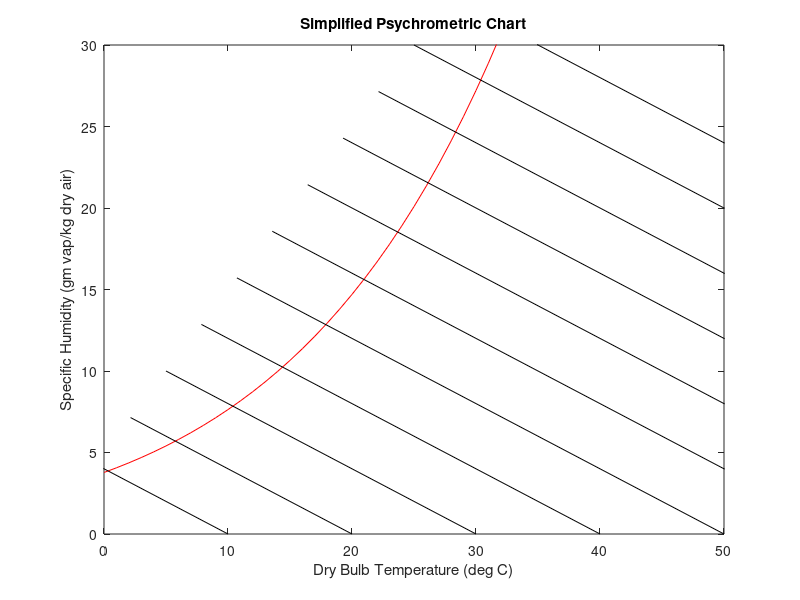

MATLAB code for this plot:
% Plotting the Simplified Psychrometric Chart
% Izzi Urieli 2/27/2008
tpg = dlmread('t_pg.txt','\t'); % saturation temp/pressure
t = tpg(:,1); % temperature (C)
pg = tpg(:,2); % saturation vapor pressure (kPa)
patm = 101.325; % standard atmosphere (kPa)
rair = 0.287; % gas constant of air (kJ/kg.K)
wg = 622*pg./(patm-pg); % saturation specific humidity
plot(t,wg,'r-')
hold
% grid
for phi = 0.1:0.1:0.4, % phi = relative humidity 10% - 40%
	w = 622*phi*pg./(patm-phi*pg);
%     pause(1);
% 	plot(t,w);
end
for phi = 0.6:0.2:0.8, % phi = 60%, 80%
	w = 622*phi*pg./(patm-phi*pg);
% 	plot(t,w)
end
% specific volume and enthalpy/wet-bulb-temp
tpg1 = dlmread('t_pg1.txt','\t');
t1 = tpg1(:,1); % saturation temperature (C)
pg1 = tpg1(:,2); % saturation pressure (kPa)
wg1 = 622*pg1./(patm-pg1); % saturation specific humidity
% specific volume of dry air (cubic m/kg dry air) (green)
vol = rair.*(t1+273)./(patm-pg1) % specific vol at saturation
tv0 = patm*vol/rair-273; % air temperature at zero humidity
% for i = 1:7,
%     pause(1);
% 	plot([t1(i),tv0(i)],[wg1(i),0],'g-')
% end
% wet bulb temperature and enthalpy lines (red)
h = t1 + 2.5*wg1 % enthalpy (kJ/kg-dry-air)
t0 = h; % temperature at zero humidity 
% for i = 1:6,
% 	plot([t1(i),t0(i)],[wg1(i),0],'r-')
% end
% enthalpy axis and enthalpy lines (black)
for h = 10:10:110, % enthalpy (kJ/kg-dry-air)
	t0 = h; % temperature at zero humidity
	t1 = (h - 12.5)/3.5; % temperature on enthalpy axis
	w1 = t1 + 5; % specific humidity on enthalpy axis
    pause(3);
	plot([t0,t1],[0,w1],'k-')
    
end
% plot([0,25],[5,30],'k-')
axis([0,50,0,30])
title('Simplified Psychrometric Chart')
xlabel('Dry Bulb Temperature (deg C)')
ylabel('Specific Humidity (gm vap/kg dry air)');